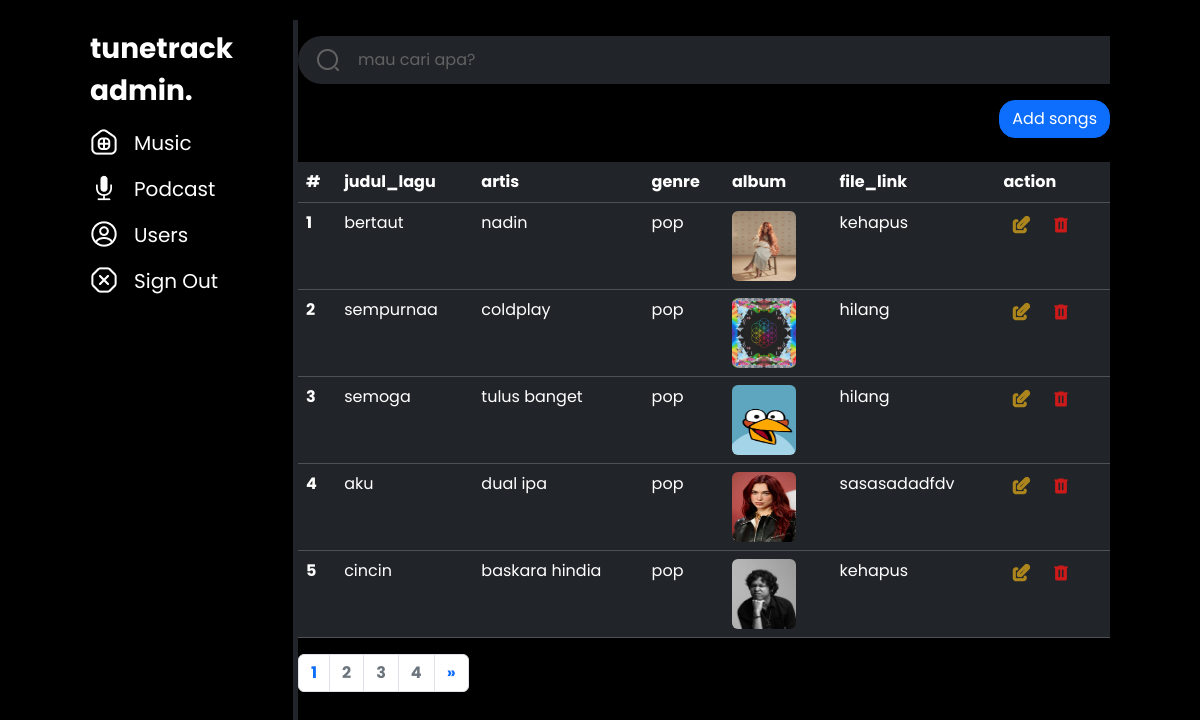
Screenshot of /admin.php (signed in) with the database file from the repository.
### tables this page shows
CREATE TABLE `music` (
  `music_id` int NOT NULL,
  `judul_lagu` varchar(255) NOT NULL,
  `artis` varchar(255) NOT NULL,
  `genre` varchar(255) NOT NULL,
  `album_img` varchar(255) NOT NULL,
  `file_link` varchar(255) DEFAULT NULL
);

### functions.php (called while the page is built, shortened)
<?php
function koneksi()
{
  return mysqli_connect("localhost", "root", "", "pw2024_tubes_233040006");
}
function query($query)
{
  $conn = koneksi();
  $result = mysqli_query($conn, $query);
  $rows = [];
  while ($row = mysqli_fetch_assoc($result)) {
    $rows[] = $row;
  }
  return $rows;
}

### admin.php (the view, shortened to what this page needs)
<?php
require("functions.php");
$jumlahdata1hal = 5;
$jumlahdata = count(query("SELECT * FROM music"));
$jumlahhalaman = ceil($jumlahdata / $jumlahdata1hal);
$halamandigunakan = (isset($_GET['halaman'])) ?  $_GET['halaman'] : 1;
$awaldata = ($jumlahdata1hal *  $halamandigunakan) - $jumlahdata1hal;
$music = query("SELECT * FROM music LIMIT $awaldata, $jumlahdata1hal");
?>
<!doctype html>
<html lang="en">
<head>
  <link href="https://cdn.jsdelivr.net/npm/bootstrap@5.3.3/dist/css/bootstrap.min.css" rel="stylesheet">
  <link rel="stylesheet" href="css/admin.css">
</head>
<body>
  <header class="">
    <div class="sidebar border-end border-5 border-dark ">
      <div class="logo mt-2">
        <p>tunetrack
          admin.</p>
      </div>
      <div class="sidebar_menu">
        <div class="mn d-flex">
          <div class="icn me-3">
            <img src="icons/home-hashtag.png" class="" alt="">
          </div>
          <a href="admin.php" class="text-decoration-none">
            <p class="">Music</p>
          </a>
        </div>
        <div class="mn d-flex">
          <div class="icn me-3">
            <img src="icons/f7_mic-fill.png" class="" alt="">
          </div>
          <a href="adminpod.php" class="text-decoration-none">
            <p class="">Podcast</p>
          </a>
        </div>
        <div class="mn d-flex">
          <div class="icn me-3">
            <img src="icons/profile-circle.png" alt="">
          </div>
          <a href="adminusers.php" class="text-decoration-none">
            <p>Users</p>
          </a>
        </div>
        <div class="mn d-flex">
          <div class="icn me-3">
            <img src="icons/group.png" alt="">
          </div>
          <a href="index1.php" onclick="return confirm('Apakah anda yakin keluar halaman?')" class="text-decoration-none">
            <p>Sign Out</p>
          </a>
        </div>
      </div>
    </div>
    <div class="hal_utama mx-auto overflow-auto">
      <div class="cari py-3 text-light">
        <form action="" method="POST">
          <input class="keyword form-control me-2 rounded-pill text-light bg-dark shadow-none" type="search" placeholder="mau cari apa?" aria-label="Search" name="keyword" autocomplete="off">
          <button class="tombol icon btn btn-link" type="submit" name="bcari">
            <img src="icons/search-normal.png" alt="">
          </button>
        </form>
      </div>
      <div class="add d-flex justify-content-between">
        <button type="button" class="btn btn-primary rounded-4" data-bs-toggle="modal" data-bs-target="#addsongs">
          Add songs
        </button>
      </div>
      <div class="data mt-4 ">
        <table class="table table-dark table-hover">
          <thead class="">
            <tr>
              <th scope="col">#</th>
              <th scope="col">judul_lagu</th>
              <th scope="col">artis</th>
              <th scope="col">genre</th>
              <th scope="col">album</th>
              <th scope="col">file_link</th>
              <th scope="col">action</th>
            </tr>
          </thead>
          <tbody>
            <?php $i = 1;
            foreach ($music as $mu) : ?>
              <tr>
                <th><?= $i++; ?></th>
                <td><?= $mu["judul_lagu"]; ?></td>
                <td><?= $mu["artis"]; ?></td>
                <td><?= $mu["genre"]; ?></td>
                <td><img src="img/<?= $mu["album_img"]; ?>" alt="" style="width: 70%; height: 70px;" class="rounded"></td>
                <td><?= $mu["file_link"]; ?></td>
                <td>
                  <a href="" class="badge text text-decoration-none" data-bs-toggle="modal" data-bs-target="#updatesongs<?= $i ?>"><img src="icons/edit.png" alt=""></a>
                  <a href="hapus.php?id=<?= $mu["music_id"]; ?>" onclick="return confirm('Apakah anda yakin menghapus data ini?')" class="badge text text-decoration-none"><img src="icons/material-symbols_delete.png" alt=""></a>
                </td>
              </tr>
            <?php endforeach; ?>
          </tbody>
        </table>
        <ul class="pagination fw-bold">
          <?php for ($i = 1; $i <= $jumlahhalaman; $i++) : ?>
            <?php if ($i == $halamandigunakan) : ?>
              <li class="page-item"><a class="page-link text-primary" href="?halaman=<?= $i; ?>"><?= $i; ?></a></li>
            <?php else : ?>
              <li class="page-item"><a class="page-link text-secondary" href="?halaman=<?= $i; ?>"><?= $i; ?></a></li>
            <?php endif; ?>
          <?php endfor; ?>
          <?php if ($halamandigunakan < $jumlahhalaman) : ?>
            <li class="page-item">
              <a class="page-link" href="?halaman= <?= $halamandigunakan + 1; ?>" aria-label="Next">
                <span aria-hidden="true">&raquo;</span>
              </a>
            </li>
          <?php endif; ?>
        </ul>
      </div>
    </div>
  </header>
</body>
</html>

### css/admin.css (style rules this page uses)
* { padding: 0%; margin: 0%; box-sizing: border-box; }
body { background-color: rgb(0, 0, 0); font-family: 'Poppins', sans-serif; height: 100vh; width: 100%; display: grid; place-items: center; }
header { width: 85%; height: 95vh; display: flex; background-color: rgb(0, 0, 0); }
header .sidebar { width: 230px ; height: 95vh; }
header .sidebar .logo { width: 80%; }
header .sidebar p { font-weight: 700; font-size: 28px; color: white; line-height: 42px; }
header .sidebar .sidebar_menu img { width: 28px; height: 28px; }
header .sidebar .sidebar_menu .mn p { font-weight: 400; font-size: 20px; line-height: 30px; }
header .hal_utama { width: 900px; height: 95vh; }
header .hal_utama .cari { width: 900px; position: relative; }
header .hal_utama .form-control { outline: 0; padding: 12px 16px 12px 16px; padding-left: 60px; border: none; }
header .hal_utama .form-control::placeholder { color: #626262; }
header .hal_utama .cari .icon { position: absolute; left: 0; top: 0; width: 60px; height: 100%; display: flex; justify-content: center; align-items: center; color: #626262; }
header .hal_utama input { background-color: #121316; }
header .hal_utama .data table tbody td img { color: aquamarine; }

### rows the page displays
music: judul_lagu "bertaut", artis "nadin", genre "pop", album_img (picture), file_link "kehapus"
music: judul_lagu "sempurnaa", artis "coldplay", genre "pop", album_img (picture), file_link "hilang"
music: judul_lagu "semoga", artis "tulus banget", genre "pop", album_img (picture), file_link "hilang"
music: judul_lagu "aku", artis "dual ipa", genre "pop", album_img (picture), file_link "sasasadadfdv"
music: judul_lagu "cincin", artis "baskara hindia", genre "pop", album_img (picture), file_link "kehapus"
